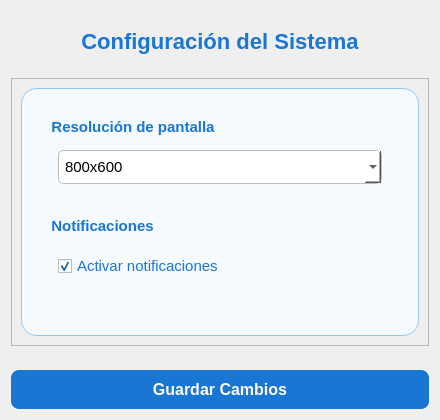
<?xml version="1.0" encoding="UTF-8"?>
<ui version="4.0">
 <class>ConfiguracionWindow</class>
 <widget class="QWidget" name="ConfiguracionWindow">
  <property name="geometry">
   <rect>
    <x>0</x>
    <y>0</y>
    <width>440</width>
    <height>420</height>
   </rect>
  </property>
  <property name="windowTitle">
   <string>Configuración</string>
  </property>
  <layout class="QVBoxLayout" name="verticalLayout">
   <item>
    <widget class="QLabel" name="labelTitulo">
     <property name="text">
      <string>Configuración del Sistema</string>
     </property>
     <property name="alignment">
      <set>Qt::AlignCenter</set>
     </property>
     <property name="styleSheet">
      <string>font-size: 22px; font-weight: bold; color: #1976D2; margin: 18px 0 18px 0;</string>
     </property>
    </widget>
   </item>
   <item>
    <widget class="QScrollArea" name="scrollArea">
     <property name="widgetResizable">
      <bool>true</bool>
     </property>
     <widget class="QWidget" name="scrollAreaWidgetContents">
      <layout class="QVBoxLayout" name="scrollLayout">
       <item>
        <widget class="QFrame" name="frameConfig">
         <property name="frameShape">
          <enum>QFrame::StyledPanel</enum>
         </property>
         <property name="styleSheet">
          <string>QFrame { background: #f5faff; border-radius: 16px; border: 1px solid #90caf9; padding: 18px; }</string>
         </property>
         <layout class="QVBoxLayout" name="verticalLayoutFrame">
          <item>
           <widget class="QGroupBox" name="groupResolucion">
            <property name="title">
             <string>Resolución de pantalla</string>
            </property>
            <property name="styleSheet">
             <string>QGroupBox { font-size: 15px; font-weight: 600; color: #1976D2; border: none; margin-top: 10px; }</string>
            </property>
            <layout class="QHBoxLayout" name="horizontalLayoutResolucion">
             <item>
              <widget class="QComboBox" name="comboResolucion">
               <property name="styleSheet">
                <string>font-size: 15px; padding: 6px; border-radius: 6px; border: 1px solid #bdbdbd; background: #fff;</string>
               </property>
               <item>
                <property name="text">
                 <string>800x600</string>
                </property>
               </item>
               <item>
                <property name="text">
                 <string>1024x768</string>
                </property>
               </item>
               <item>
                <property name="text">
                 <string>1280x720</string>
                </property>
               </item>
               <item>
                <property name="text">
                 <string>1920x1080</string>
                </property>
               </item>
              </widget>
             </item>
            </layout>
           </widget>
          </item>
            
          <item>
           <widget class="QGroupBox" name="groupNotificaciones">
            <property name="title">
             <string>Notificaciones</string>
            </property>
            <property name="styleSheet">
             <string>QGroupBox { font-size: 15px; font-weight: 600; color: #1976D2; border: none; margin-top: 10px; }</string>
            </property>
            <layout class="QVBoxLayout" name="verticalLayoutNotificaciones">
             <item>
              <widget class="QCheckBox" name="checkNotificaciones">
               <property name="text">
                <string>Activar notificaciones</string>
               </property>
               <property name="checked">
                <bool>true</bool>
               </property>
               <property name="styleSheet">
                <string>font-size: 15px; color: #1976D2;</string>
               </property>
              </widget>
             </item>
            </layout>
           </widget>
          </item>
         </layout>
        </widget>
       </item>
      </layout>
     </widget>
    </widget>
   </item>
   <item>
    <widget class="QPushButton" name="btnGuardar">
     <property name="text">
      <string>Guardar Cambios</string>
     </property>
     <property name="sizePolicy">
      <sizepolicy hsizetype="Expanding" vsizetype="Fixed">
       <horstretch>0</horstretch>
       <verstretch>0</verstretch>
      </sizepolicy>
     </property>
     <property name="styleSheet">
      <string>font-size: 16px; font-weight: bold; color: white; background: #1976D2; border-radius: 8px; padding: 10px 0; margin-top: 18px;</string>
     </property>
    </widget>
   </item>
  </layout>
 </widget>
 <resources/>
 <connections/>
</ui>
